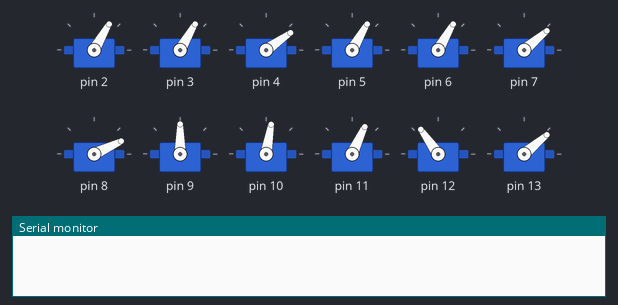
This sketch was run on a simulated Arduino Uno, built with avr-gcc and run on an emulated ATmega328P. On the bench: 12 × servo, the last lines printed to the serial monitor.

Above: at 0.05 s.
At 1.35 s:
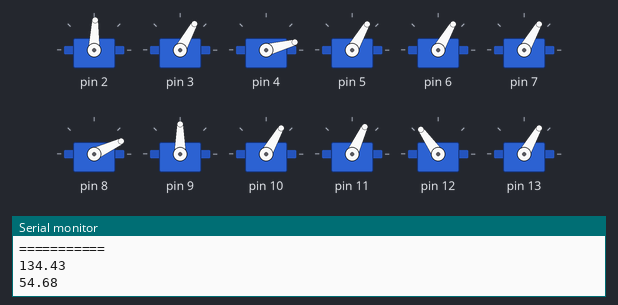
At 1.95 s:
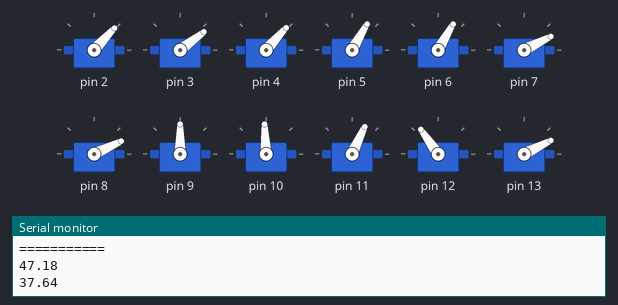
At 2.55 s:
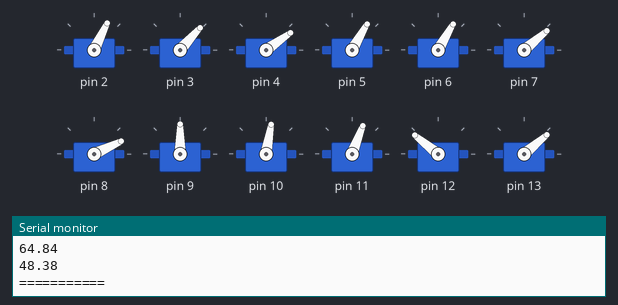
At 3.6 s:
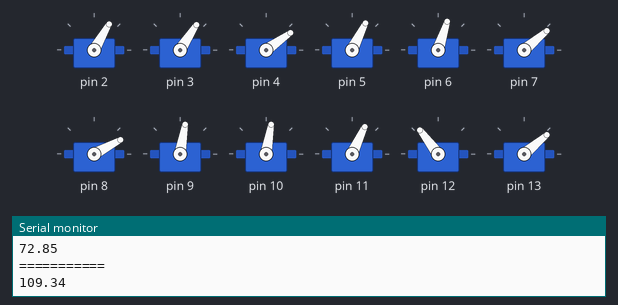
At 5.1 s:
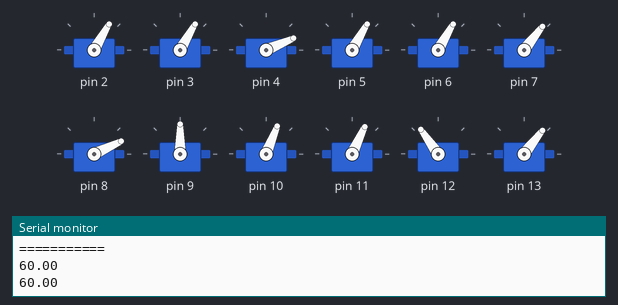
Timing chart, 0 to 10.8 s (numbered marks = the images above):
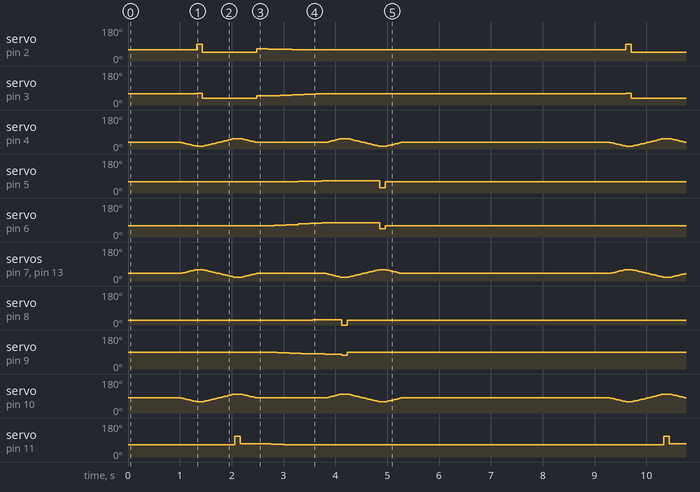

Measured:
- by itself, servo on pin 2: repeats every 8.3 s: 47° 1.1 s, 64° 0.22 s, 63° 0.23 s, 61° 0.23 s, 60° 6.4 s, 88° 0.10 s
- by itself, servo on pin 3: repeats every 8.3 s: 37° 1.1 s, 48° 0.22 s, 50° 0.23 s, 52° 0.23 s, 54° 0.23 s, 57° 0.23 s, 60° 6.0 s, 61° 0.10 s
- by itself, servo on pin 4: moves between 15° and 55°, repeating every 8.3 s
- by itself, servo on pin 5: repeats every 8.3 s: 63° 0.23 s, 64° 1.1 s, 27° 0.10 s, 60° 6.6 s, 61° 0.23 s
- by itself, servo on pin 6: repeats every 8.3 s: 66° 0.23 s, 69° 0.23 s, 72° 0.23 s, 76° 1.1 s, 43° 0.10 s, 60° 6.1 s, 62° 0.23 s
- by itself, servo on pin 7, servo on pin 13: moves between 20° and 60°, repeating every 8.3 s
- by itself, servo on pin 8: repeats every 8.3 s: 28° 0.23 s, 29° 0.32 s, 0° 0.10 s, 25° 7.4 s, 26° 0.23 s
- by itself, servo on pin 9: repeats every 8.3 s: 84° 0.23 s, 82° 0.23 s, 80° 0.23 s, 78° 0.32 s, 73° 0.10 s, 90° 6.9 s, 87° 0.23 s

The sketch:

quadruped_robot_leg_movements.ino
```cpp
#include <Servo.h>

Servo servo[12];

const int deg0[12] = {60, 60, 35, 60, 60, 40, 25, 90, 80, 65, 125, 40};
const int dir[12] = { -1, -1, 1, -1, -1, -1, -1, -1, -1, -1, -1, 1};

void setup() {
  for (int i = 0; i < 12; i++) {
    servo[i].attach(i + 2);
  }
  Serial.begin(9600);
}

void still() {
  for (int i = 0; i < 12; i++) {
    servo[i].write(deg0[i]);
  }
}

void two_degs(float h, float l, float H, float forward_rate, int motor1, int motor2) {
  float t_square = pow(forward_rate, 2) + pow(H, 2);
  float cos_theta2 = (pow(h, 2) + pow(l, 2) - t_square) / (2 * h * l);
  float theta2 = acos(cos_theta2);
  float diameter = pow(t_square, 0.5) / sin(theta2);
  float sin_theta_primeprime = l / diameter;
  float theta_primeprime = asin(sin_theta_primeprime);
  float sin_theta_primeprimeprimeprime = abs(forward_rate) / pow(t_square, 0.5);
  float theta_primeprimeprimeprime = asin(sin_theta_primeprimeprimeprime);
  theta_primeprime = degrees(theta_primeprime);
  theta_primeprimeprimeprime = degrees(theta_primeprimeprimeprime);
  int decision = 1;
  if (forward_rate != 0) {
    decision = forward_rate / abs(forward_rate);
  }
  float theta1 = 90 - theta_primeprimeprimeprime * decision - theta_primeprime;
  theta2 = degrees(theta2);
  Serial.println("===========");
  Serial.println(theta2);
  Serial.println(theta1);
  Serial.println("===========");
  Serial.println(deg0[motor1] - dir[motor1]*theta2 - 106.26);
  Serial.println(deg0[motor2] - dir[motor2]*theta1 - 53.13);
  servo[motor1].write(deg0[motor1] - dir[motor1]*theta2 - 106.26);
  servo[motor2].write(deg0[motor2] - dir[motor2]*theta1 - 53.13);
}

void motormove(int num, int deg) {
  servo[num].write(deg0[num] + dir[num]*deg);
}

void forward() {
  for (int i = 0; i < 21; i++) {
    motormove(2, -i);
    motormove(5, -i);
    motormove(8, i);
    motormove(11, i);
    delay(15);
  }
  //delay(1000);
  two_degs(5, 5, 9, 2, 0, 1);
  delay(100);
  two_degs(5, 5, 7, 2, 0, 1);
  //delay(1000);
  for (int i = 0; i < 41; i++) {
    motormove(2, i - 20);
    motormove(5, i - 20);
    motormove(8, 20 - i);
    motormove(11, 20 - i);
    delay(15);
  }
  //delay(1000);
  two_degs(5, 5, 9.5, -2, 9, 10);
  delay(100);
  two_degs(5, 5, 8, -2, 9, 10);
  //delay(1000);
  for (int i = 0; i < 21; i++) {
    motormove(2, 20 - i);
    motormove(5, 20 - i);
    motormove(8, i - 20);
    motormove(11, i - 20);
    delay(15);
  }
  //delay(1000);
  for(int i=0; i<6; i++){
    two_degs(5, 5, 8, 2-i*0.4, 0, 1);
    two_degs(5, 5, 8, -2+i*0.4, 9, 10);
    two_degs(5, 5, 8, -i*0.4, 3, 4);
    two_degs(5, 5, 8, i*0.4, 6, 7);
  }
  //delay(1000);
  for (int i = 0; i < 21; i++) {
    motormove(2, i);
    motormove(5, i);
    motormove(8, -i);
    motormove(11, -i);
    delay(15);
  }
  //delay(1000);
  two_degs(5, 5, 6, 0, 6, 7);
  delay(100);
  two_degs(5, 5, 8, 0, 6, 7);
  //delay(1000);
  for (int i = 0; i < 41; i++) {
    motormove(2, 20 - i);
    motormove(5, 20 - i);
    motormove(8, i - 20);
    motormove(11, i - 20);
    delay(15);
  }
  //delay(1000);
  two_degs(5, 5, 6, 0, 3, 4);
  delay(100);
  two_degs(5, 5, 8, 0, 3, 4);
  //delay(1000);
  for (int i = 0; i < 21; i++) {
    motormove(2, i - 20);
    motormove(5, i - 20);
    motormove(8, 20 - i);
    motormove(11, 20 - i);
    delay(15);
  }
}

void loop() {
  still();
  //two_degs(5, 5, 8, 0, 9, 10);
  delay(1000);
  //two_degs(5, 5, 9.5, 0, 9, 10);
  forward();
  delay(3000);
}
```
